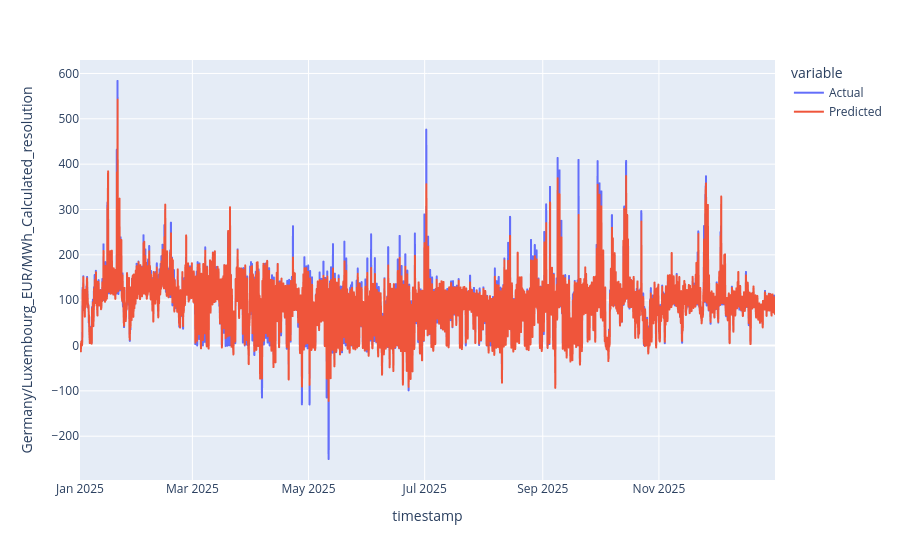

Notebook code cell kept with this figure:
### Code cell
# Visualize a time series line plot for the values of predictions.

fig = px.line(df_predictions, labels={"value": "Germany/Luxembourg_EUR/MWh_Calculated_resolution"})
fig.show()

### Figure 1 — Plotly figure (JSON) as saved in the notebook; plotly's stock layout.template omitted (floating-point values rounded to 4 significant figures; data arrays with more than 128 entries replaced by an {"elided": "..."} marker saying what was removed)
{"data": [{"hovertemplate": "variable=Actual<br>timestamp=%{x}<br>Germany/Luxembourg_EUR/MWh_Calculated_resolution=%{y}<extra></extra>", "legendgroup": "Actual", "line": {"color": "#636efa", "dash": "solid"}, "marker": {"symbol": "circle"}, "mode": "lines", "name": "Actual", "showlegend": true, "type": "scattergl", "x": {"elided": "8760 str values"}, "xaxis": "x", "y": {"elided": "8760 float values"}, "yaxis": "y"}, {"hovertemplate": "variable=Predicted<br>timestamp=%{x}<br>Germany/Luxembourg_EUR/MWh_Calculated_resolution=%{y}<extra></extra>", "legendgroup": "Predicted", "line": {"color": "#EF553B", "dash": "solid"}, "marker": {"symbol": "circle"}, "mode": "lines", "name": "Predicted", "showlegend": true, "type": "scattergl", "x": {"elided": "8760 str values"}, "xaxis": "x", "y": {"elided": "8760 float values"}, "yaxis": "y"}], "layout": {"legend": {"title": {"text": "variable"}, "tracegroupgap": 0}, "margin": {"t": 60}, "xaxis": {"anchor": "y", "domain": [0, 1], "title": {"text": "timestamp"}}, "yaxis": {"anchor": "x", "domain": [0, 1], "title": {"text": "Germany/Luxembourg_EUR/MWh_Calculated_resolution"}}}}
